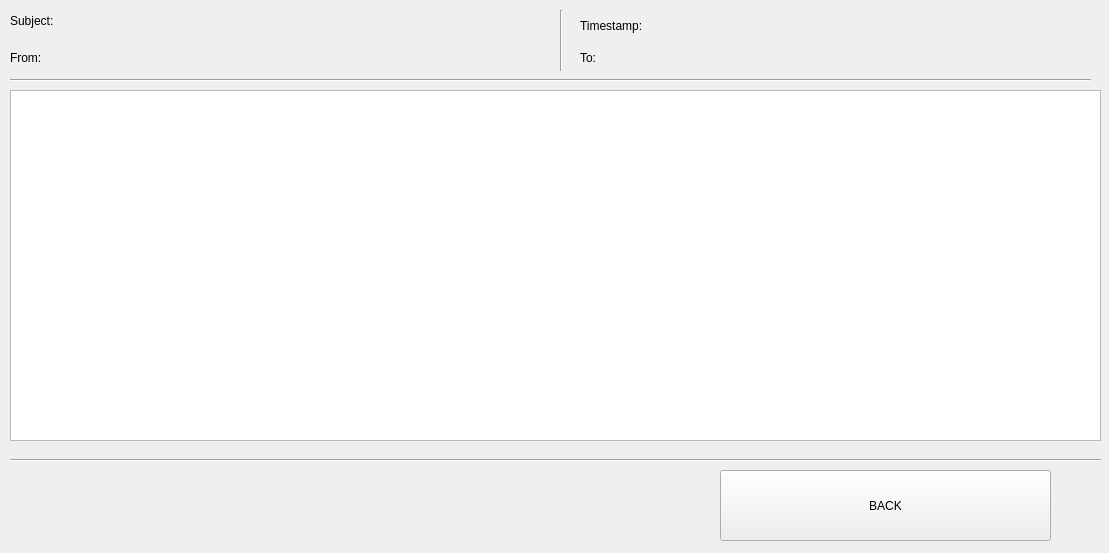
<?xml version="1.0" encoding="UTF-8"?>
<ui version="4.0">
 <class>Form</class>
 <widget class="QWidget" name="Form">
  <property name="geometry">
   <rect>
    <x>0</x>
    <y>0</y>
    <width>1109</width>
    <height>553</height>
   </rect>
  </property>
  <property name="windowTitle">
   <string>Form</string>
  </property>
  <widget class="QTextBrowser" name="Mail_Browser">
   <property name="geometry">
    <rect>
     <x>10</x>
     <y>90</y>
     <width>1091</width>
     <height>351</height>
    </rect>
   </property>
   <property name="styleSheet">
    <string notr="true">font: 16pt &quot;Cantarell&quot;;</string>
   </property>
  </widget>
  <widget class="QPushButton" name="PageReturn_Button">
   <property name="geometry">
    <rect>
     <x>720</x>
     <y>470</y>
     <width>331</width>
     <height>71</height>
    </rect>
   </property>
   <property name="styleSheet">
    <string notr="true">font: 700 italic 20pt &quot;Cantarell&quot;;</string>
   </property>
   <property name="text">
    <string>BACK</string>
   </property>
  </widget>
  <widget class="QLabel" name="Subject_Label">
   <property name="geometry">
    <rect>
     <x>10</x>
     <y>10</y>
     <width>541</width>
     <height>21</height>
    </rect>
   </property>
   <property name="styleSheet">
    <string notr="true">font: 700 18pt &quot;Cantarell&quot;;</string>
   </property>
   <property name="text">
    <string>Subject: </string>
   </property>
  </widget>
  <widget class="QLabel" name="From_Label">
   <property name="geometry">
    <rect>
     <x>10</x>
     <y>48</y>
     <width>541</width>
     <height>20</height>
    </rect>
   </property>
   <property name="styleSheet">
    <string notr="true">font: 700 18pt &quot;Cantarell&quot;;</string>
   </property>
   <property name="text">
    <string>From: </string>
   </property>
  </widget>
  <widget class="QLabel" name="To_Label">
   <property name="geometry">
    <rect>
     <x>580</x>
     <y>47</y>
     <width>501</width>
     <height>21</height>
    </rect>
   </property>
   <property name="styleSheet">
    <string notr="true">font: 700 18pt &quot;Cantarell&quot;;</string>
   </property>
   <property name="text">
    <string>To: </string>
   </property>
  </widget>
  <widget class="QLabel" name="Timestamp_Label">
   <property name="geometry">
    <rect>
     <x>580</x>
     <y>10</y>
     <width>511</width>
     <height>31</height>
    </rect>
   </property>
   <property name="styleSheet">
    <string notr="true">font: 700 18pt &quot;Cantarell&quot;;</string>
   </property>
   <property name="text">
    <string>Timestamp: </string>
   </property>
  </widget>
  <widget class="Line" name="line">
   <property name="geometry">
    <rect>
     <x>560</x>
     <y>10</y>
     <width>3</width>
     <height>61</height>
    </rect>
   </property>
   <property name="orientation">
    <enum>Qt::Vertical</enum>
   </property>
  </widget>
  <widget class="Line" name="line_2">
   <property name="geometry">
    <rect>
     <x>10</x>
     <y>70</y>
     <width>1081</width>
     <height>20</height>
    </rect>
   </property>
   <property name="orientation">
    <enum>Qt::Horizontal</enum>
   </property>
  </widget>
  <widget class="Line" name="line_3">
   <property name="geometry">
    <rect>
     <x>10</x>
     <y>450</y>
     <width>1091</width>
     <height>20</height>
    </rect>
   </property>
   <property name="orientation">
    <enum>Qt::Horizontal</enum>
   </property>
  </widget>
 </widget>
 <resources/>
 <connections/>
</ui>
